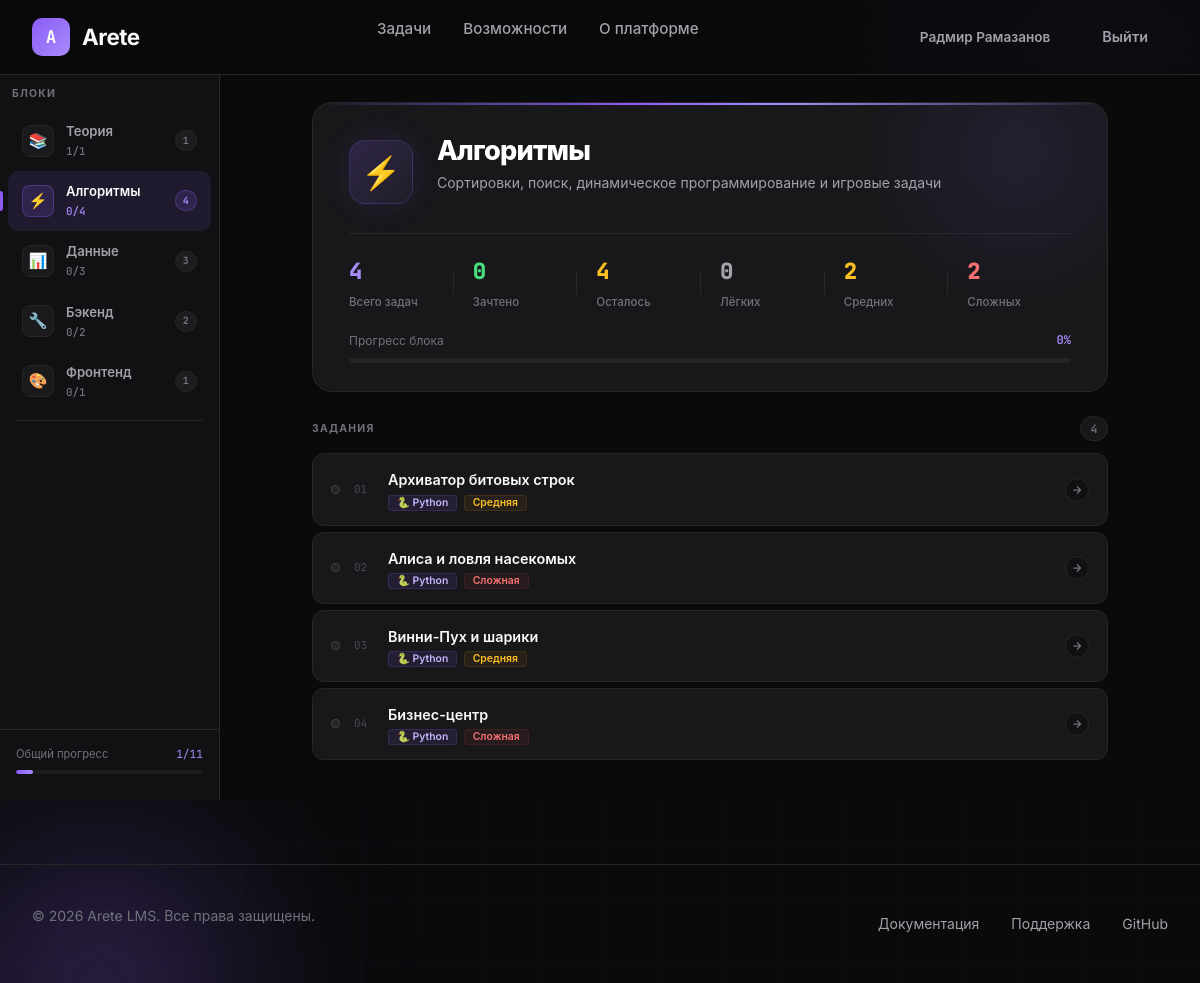
The app's page /lms/algorithms (signed in) with its own data.
### models.py (models this page shows, shortened)
class User(UserMixin, db.Model):
    __tablename__ = "users"
    id = db.Column(db.Integer, primary_key=True)
    username = db.Column(db.String(80), unique=True, nullable=False)
    email = db.Column(db.String(120), unique=True, nullable=False)
    first_name = db.Column(db.String(50), nullable=False)
    last_name = db.Column(db.String(50), nullable=False)
    password_hash = db.Column(db.String(256), nullable=False)
    created_at = db.Column(db.DateTime, default=datetime.now)
    submissions = db.relationship("Submission", backref="user", lazy=True)
    def solved_in_block(self, block):
        return (
            Submission.query.filter_by(user_id=self.id, passed=True)
            .join(Task)
            .filter(Task.block == block)
            .count()
        )

class Task(db.Model):
    __tablename__ = "tasks"
    id = db.Column(db.Integer, primary_key=True)
    block = db.Column(db.String(50), nullable=False)
    title = db.Column(db.String(200), nullable=False)
    description = db.Column(db.Text, nullable=False)
    task_type = db.Column(db.String(50), nullable=False)
    expected_output = db.Column(db.Text, nullable=True)
    test_cases_json = db.Column(db.Text, nullable=True)
    difficulty = db.Column(db.String(20), default="medium")
    order_num = db.Column(db.Integer, default=0)
    max_score = db.Column(db.Integer, default=100)
    attempts_limit = db.Column(db.Integer, nullable=True)
    time_limit = db.Column(db.String(40), nullable=True)
    memory_limit = db.Column(db.String(40), nullable=True)
    input_format = db.Column(db.String(80), nullable=True)
    output_format = db.Column(db.String(80), nullable=True)
    submissions = db.relationship("Submission", backref="task", lazy=True)

### routes/web.py (the view)
@web_bp.route("/lms/<block_key>")
def lms(block_key):
    if block_key not in BLOCKS:
        return redirect(url_for("web.lms_root"))
    block_info = BLOCKS[block_key]
    tasks = Task.query.filter_by(block=block_key).order_by(Task.order_num).all()
    user_id = current_user.id if current_user.is_authenticated else None
    tasks_data = _build_tasks_data(tasks, user_id)
    total = len(tasks)
    solved_count = sum(1 for td in tasks_data if td["solved"])
    all_blocks, total_solved, total_tasks = _build_all_blocks_summary()
    return render_template(
        "lms.html",
        block_key=block_key,
        block_info=block_info,
        tasks_data=tasks_data,
        total=total,
        solved_count=solved_count,
        all_blocks=all_blocks,
        total_solved=total_solved,
        total_tasks=total_tasks,
    )

### app.py (called while the page is built)
def create_app():
    app = Flask(__name__)
    app.wsgi_app = ProxyFix(app.wsgi_app, x_for=1, x_proto=1, x_host=1, x_prefix=1)
    app.config["SECRET_KEY"] = SECRET_KEY
    app.config["SQLALCHEMY_DATABASE_URI"] = DATABASE_URI
    db.init_app(app)
    login_manager = LoginManager()
    login_manager.init_app(app)
    login_manager.login_view = "web.login"
    @login_manager.user_loader
    def load_user(user_id):
        return User.query.get(int(user_id))
    app.register_blueprint(web_bp)
    app.register_blueprint(api_bp)
    with app.app_context():
        db.create_all()
        seed_tasks()
    return app

### routes/web.py (called while the page is built)
def _get_task_status(task_id, user_id):
    last_sub = (
        Submission.query.filter_by(task_id=task_id, user_id=user_id)
        .order_by(Submission.submitted_at.desc())
        .first()
    )
    if not last_sub:
        return False, None, None
    if last_sub.passed:
        return True, "accepted", last_sub.score if last_sub.score is not None else 100
    return False, "rejected", last_sub.score if last_sub.score is not None else 0

def _build_tasks_data(tasks, user_id):
    result = []
    for task in tasks:
        solved = False
        last_verdict = None
        verdict_score = None
        if user_id is not None:
            solved, last_verdict, verdict_score = _get_task_status(task.id, user_id)
        result.append(
            {
                "task": task,
                "solved": solved,
                "last_verdict": last_verdict,
                "verdict_score": verdict_score,
            }
        )
    return result

def _build_all_blocks_summary():
    all_blocks = []
    total_solved = 0
    total_tasks = 0
    user_id = current_user.id if current_user.is_authenticated else None
    for key, info in BLOCKS.items():
        count = Task.query.filter_by(block=key).count()
        solved = current_user.solved_in_block(key) if user_id else 0
        all_blocks.append(
            {
                "key": key,
                "name": info["name"],
                "icon": info["icon"],
                "count": count,
                "solved": solved,
            }
        )
        total_solved += solved
        total_tasks += count
    return all_blocks, total_solved, total_tasks

### templates/lms.html (shortened to what this page needs)
{% extends "base.html" %}
{% block extra_css %}
<link rel="stylesheet" href="{{ url_for('static', filename='css/lms.css') }}">
{% endblock %}
{% block content %}
<div class="lms-layout">
    <aside class="lms-sidebar">
        <div class="sidebar-section">Блоки</div>
        {% for b in all_blocks %}
        <a href="{{ url_for('web.lms', block_key=b.key) }}"
           class="sidebar-block {% if b.key == block_key %}active{% endif %}">
            <div class="sb-icon">{{ b.icon }}</div>
            <div class="sb-info">
                <div class="sb-name">{{ b.name }}</div>
                {% if current_user.is_authenticated %}
                <div class="sb-prog">{{ b.solved }}/{{ b.count }}</div>
                {% else %}
                <div class="sb-prog">{{ b.count }} задач</div>
                {% endif %}
            </div>
            <span class="sb-pill">{{ b.count }}</span>
        </a>
        {% endfor %}
        <div class="sidebar-divider"></div>
        {% if current_user.is_authenticated %}
        <div class="sidebar-footer">
            <div class="sidebar-total-progress">
                <div class="sidebar-total-label">
                    <span>Общий прогресс</span>
                    <span>{{ total_solved }}/{{ total_tasks }}</span>
                </div>
                <div class="st-track">
                    <div class="st-fill" id="totalFill" data-pct="{{ (total_solved / total_tasks * 100) | int if total_tasks > 0 else 0 }}" style="width: 0%"></div>
                </div>
            </div>
        </div>
        {% endif %}
    </aside>
    <div class="lms-content">
        <div class="lms-main">
            <div class="block-hero">
                <div class="bh-glow"></div>
                <div class="bh-body">
                    <div class="bh-icon">{{ block_info.icon }}</div>
                    <div class="bh-text">
                        <h1>{{ block_info.name }}</h1>
                        <p>{{ block_info.description }}</p>
                    </div>
                </div>
                <div class="bh-stats">
                    <div class="bh-stat">
                        <span class="bh-sv purple">{{ total }}</span>
                        <span class="bh-sl">Всего задач</span>
                    </div>
                    {% if current_user.is_authenticated %}
                    <div class="bh-stat">
                        <span class="bh-sv green">{{ solved_count }}</span>
                        <span class="bh-sl">Зачтено</span>
                    </div>
                    <div class="bh-stat">
                        <span class="bh-sv yellow">{{ total - solved_count }}</span>
                        <span class="bh-sl">Осталось</span>
                    </div>
                    {% endif %}
                    <div class="bh-stat">
                        <span class="bh-sv" style="color:#a1a1aa;">{{ tasks_data | selectattr('task.difficulty','equalto','easy') | list | length }}</span>
                        <span class="bh-sl">Лёгких</span>
                    </div>
                    <div class="bh-stat">
                        <span class="bh-sv yellow">{{ tasks_data | selectattr('task.difficulty','equalto','medium') | list | length }}</span>
                        <span class="bh-sl">Средних</span>
                    </div>
                    <div class="bh-stat">
                        <span class="bh-sv red">{{ tasks_data | selectattr('task.difficulty','equalto','hard') | list | length }}</span>
                        <span class="bh-sl">Сложных</span>
                    </div>
                </div>
                {% if current_user.is_authenticated and total > 0 %}
                <div class="bh-progress">
                    {% set pct = (solved_count / total * 100) | int %}
                    <div class="bh-prog-header">
                        <span class="bh-prog-label">Прогресс блока</span>
                        <span class="bh-prog-pct" id="progPct">{{ pct }}%</span>
                    </div>
                    <div class="bh-prog-track">
                    </div>
                </div>
                {% endif %}
            </div>
            <div class="tasks-hdr">
                <span class="tasks-hdr-label">Задания</span>
                <span class="tasks-hdr-count">{{ total }}</span>
            </div>
            {% if current_user.is_authenticated %}
            <div class="tasks-list" id="tasksList">
                {% if tasks_data %}
                    {% for td in tasks_data %}
                    {% set t = td.task %}
                    <a href="{{ url_for('web.task', task_id=t.id) }}"
                       class="task-row {% if td.last_verdict == 'accepted' %}tr-accepted{% elif td.last_verdict == 'rejected' %}tr-rejected{% endif %}"
                       style="animation-delay: {{ loop.index0 * 45 }}ms">
                        <div class="tr-dot
                            "></div>
                        <span class="tr-num">{{ '%02d' % loop.index }}</span>
                        <div class="tr-info">
                            <div class="tr-title">{{ t.title }}</div>
                            <div class="tr-meta">
                                <span class="badge b-{{ t.task_type }}">
                                    {% if t.task_type == 'python' %}🐍 Python
                                    {% elif t.task_type == 'sql' %}🗄 SQL
                                    {% elif t.task_type == 'html' %}🌐 HTML/JS
                                    {% elif t.task_type == 'answer' %}💡 Ответ
                                    {% else %}{{ t.task_type }}{% endif %}
                                </span>
                                <span class="badge b-{{ t.difficulty }}">
                                    {% if t.difficulty == 'easy' %}Лёгкая
                                    {% elif t.difficulty == 'medium' %}Средняя
                                    {% elif t.difficulty == 'hard' %}Сложная
                                    {% else %}{{ t.difficulty }}{% endif %}
                                </span>
                            </div>
                        </div>
                        <div class="tr-arrow">
                            <svg width="12" height="12" viewBox="0 0 24 24" fill="none" stroke="currentColor" stroke-width="2.5"><path d="M5 12h14M12 5l7 7-7 7"/></svg>
                        </div>
                    </a>
                    {% endfor %}
                {% else %}
                <div class="tasks-empty">В этом блоке пока нет задач</div>
                {% endif %}
            </div>
            {% endif %}
        </div>
    </div>
</div>
{% endblock %}

### templates/base.html (shortened to what this page needs)
<!DOCTYPE html>
<html lang="ru">
<head>
    <link href="https://cdn.jsdelivr.net/npm/bootstrap@5.3.3/dist/css/bootstrap.min.css" rel="stylesheet">
    <link rel="stylesheet" href="{{ url_for('static', filename='css/base.css') }}">
    {% block extra_css %}{% endblock %}
</head>
<body>
    <div class="glow-orb glow-orb-2"></div>
    <nav>
        <div class="nav-container">
            <a href="{{ url_for('web.index') }}" class="logo">
                <div class="logo-icon">A</div>
                <span class="logo-text">Arete</span>
            </a>
            <ul class="nav-links">
                {% if current_user.is_authenticated %}
                    <li><a href="{{ url_for('web.lms_root') }}">Задачи</a></li>
                {% endif %}
                <li><a href="{{ url_for('web.index') }}#features">Возможности</a></li>
                <li><a href="{{ url_for('web.index') }}#about">О платформе</a></li>
            </ul>
            <div class="nav-buttons">
                {% if current_user.is_authenticated %}
                    <div class="nav-user">
                        <a href="{{ url_for('web.lms_root') }}" class="btn btn-ghost" style="font-size:0.85rem;padding:0.55rem 1rem;">
                            {{ current_user.first_name }} {{ current_user.last_name }}
                        </a>
                        <a href="{{ url_for('web.logout') }}" class="btn btn-ghost">Выйти</a>
                    </div>
                {% else %}
                    <a href="{{ url_for('web.login') }}" class="btn btn-ghost">Войти</a>
                    <a href="{{ url_for('web.register') }}" class="btn btn-primary">Начать бесплатно</a>
                {% endif %}
            </div>
        </div>
    </nav>
    <main>
        {% block content %}{% endblock %}
    </main>
    <footer>
        <div class="footer-container">
            <p class="footer-text">© 2026 Arete LMS. Все права защищены.</p>
            <div class="footer-links">
                <a href="#">Документация</a>
                <a href="#">Поддержка</a>
                <a href="#">GitHub</a>
            </div>
        </div>
    </footer>
</body>
</html>

### static/css/base.css (style rules this page uses)
* { margin: 0; padding: 0; box-sizing: border-box; }
:root { --bg-primary: #0a0a0b; --bg-secondary: #111113; --bg-card: #18181b; --bg-card-hover: #1f1f23; --text-primary: #fafafa; --text-secondary: #a1a1aa; --text-muted: #71717a; --accent-primary: #8b5cf6; --accent-secondary: #a78bfa; --accent-glow: rgba(139, 92, 246, 0.4); --border-color: #27272a; --success: #22c55e; --error: #ef4444; --warning: #f59e0b; }
html { scroll-behavior: smooth; }
body { font-family: 'Inter', -apple-system, BlinkMacSystemFont, sans-serif; background: var(--bg-primary); color: var(--text-primary); line-height: 1.6; overflow-x: hidden; min-height: 100vh; }
.glow-orb { position: fixed; border-radius: 50%; background: radial-gradient(circle, var(--accent-glow) 0%, transparent 70%); filter: blur(80px); pointer-events: none; z-index: 0; }
.glow-orb-2 { width: 400px; height: 400px; bottom: -200px; left: -100px; animation: float 25s ease-in-out infinite reverse; }
nav { position: fixed; top: 0; left: 0; right: 0; z-index: 100; padding: 1rem 2rem; background: rgba(10, 10, 11, 0.85); backdrop-filter: blur(20px); border-bottom: 1px solid var(--border-color); }
.nav-container { max-width: 1400px; margin: 0 auto; display: flex; justify-content: space-between; align-items: center; }
.logo { display: flex; align-items: center; gap: 0.75rem; text-decoration: none; color: var(--text-primary); }
.logo-icon { width: 38px; height: 38px; background: linear-gradient(135deg, var(--accent-primary), var(--accent-secondary)); border-radius: 10px; display: flex; align-items: center; justify-content: center; font-family: 'JetBrains Mono', monospace; font-weight: 700; font-size: 1.1rem; }
.logo-text { font-size: 1.4rem; font-weight: 700; letter-spacing: -0.02em; }
.nav-links { display: flex; gap: 2rem; list-style: none; }
.nav-links a { color: var(--text-secondary); text-decoration: none; font-size: 0.95rem; font-weight: 500; transition: color 0.3s; }
.nav-buttons { display: flex; gap: 1rem; align-items: center; }
.nav-user { display: flex; align-items: center; gap: 1rem; }
.btn { padding: 0.65rem 1.25rem; border-radius: 10px; font-size: 0.9rem; font-weight: 600; text-decoration: none; transition: all 0.3s; cursor: pointer; border: none; display: inline-flex; align-items: center; gap: 0.5rem; }
.btn-ghost { background: transparent; color: var(--text-secondary); }
main { position: relative; z-index: 1; padding-top: 70px; }
footer { position: relative; z-index: 1; padding: 2.5rem 2rem; border-top: 1px solid var(--border-color); margin-top: 4rem; }
.footer-container { max-width: 1400px; margin: 0 auto; display: flex; justify-content: space-between; align-items: center; }
.footer-text { color: var(--text-muted); font-size: 0.875rem; }
.footer-links { display: flex; gap: 2rem; }
.footer-links a { color: var(--text-secondary); text-decoration: none; font-size: 0.875rem; transition: color 0.3s; }

### records on screen
User: first_name "Радмир", last_name "Рамазанов"
Task: title "Архиватор битовых строк"
Task: title "Алиса и ловля насекомых"
Task: title "Винни-Пух и шарики"
Task: title "Бизнес-центр"

### other values on screen
{{ b.icon }} "📚" "⚡" "📊" "🔧" "🎨"
{{ b.name }} "Теория" "Алгоритмы" "Данные" "Бэкенд" "Фронтенд"
{{ b.solved }} "1" "0" "0" "0" "0"
{{ b.count }} "1" "4" "3" "2" "1"
{{ total_solved }} "1"
{{ total_tasks }} "11"
{{ block_info.icon }} "⚡"
{{ block_info.name }} "Алгоритмы"
{{ block_info.description }} "Сортировки, поиск, динамическое программирование и игровые задачи"
{{ total }} "4"
{{ solved_count }} "0"
{{ total - solved_count }} "4"
{{ pct }} "0"
{{ '%02d' % loop.index }} "01" "02" "03" "04"
